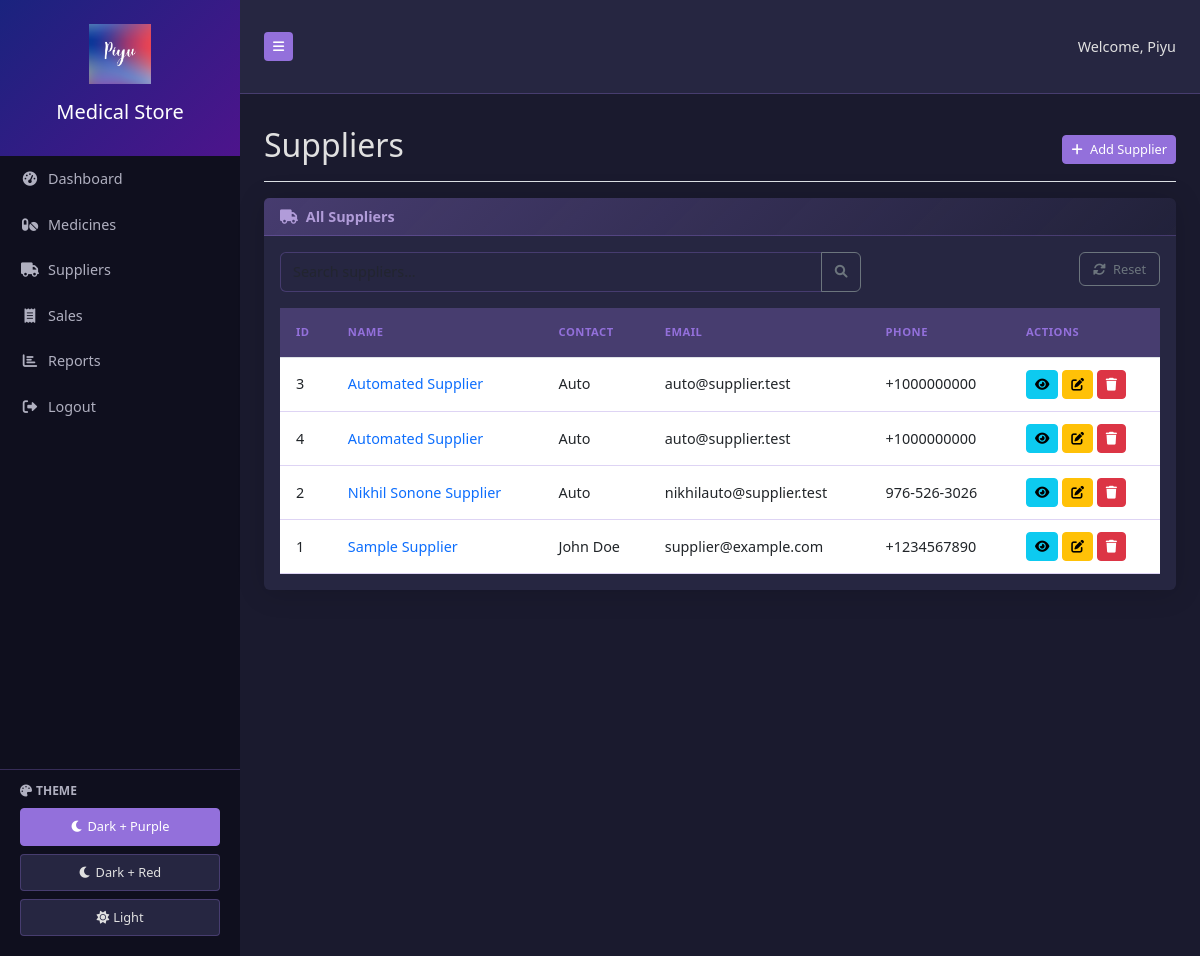
The page /suppliers (signed in) on the database its author committed.
### app.py (models this page shows)
class User(UserMixin, db.Model):
    id = db.Column(db.Integer, primary_key=True)
    username = db.Column(db.String(80), unique=True, nullable=False)
    password_hash = db.Column(db.String(120), nullable=False)
    is_admin = db.Column(db.Boolean, default=False)

class Supplier(db.Model):
    id = db.Column(db.Integer, primary_key=True)
    name = db.Column(db.String(100), nullable=False)
    contact = db.Column(db.String(50), nullable=False)
    email = db.Column(db.String(100))
    phone = db.Column(db.String(20))
    address = db.Column(db.Text)
    gst_number = db.Column(db.String(50))
    created_at = db.Column(db.DateTime, default=datetime.utcnow)
    medicines = db.relationship('Medicine', backref='supplier_ref', lazy=True)
    purchases = db.relationship('Purchase', backref='supplier', lazy=True)

### app.py (the view)
@app.route('/suppliers')
@login_required
def suppliers():
    search = request.args.get('search', '')
    page = request.args.get('page', 1, type=int)
    per_page = 10
    query = Supplier.query
    if search:
        query = query.filter(
            (Supplier.name.ilike(f'%{search}%')) |
            (Supplier.contact.ilike(f'%{search}%')) |
            (Supplier.email.ilike(f'%{search}%'))
        )
    suppliers_pagination = query.order_by(Supplier.name).paginate(page=page, per_page=per_page, error_out=False)
    return render_template('suppliers.html', suppliers=suppliers_pagination, search=search)

### app.py (called while the page is built)
@login_manager.user_loader
def load_user(user_id):
    return User.query.get(int(user_id))

### templates/suppliers.html (shortened to what this page needs)
{% extends "base.html" %}
{% block content %}
<div class="d-flex justify-content-between flex-wrap flex-md-nowrap align-items-center pt-3 pb-2 mb-3 border-bottom">
    <h1 class="h2">Suppliers</h1>
    <div class="btn-toolbar mb-2 mb-md-0">
        <a href="{{ url_for('add_supplier') }}" class="btn btn-sm btn-primary">
            <i class="fas fa-plus me-1"></i> Add Supplier
        </a>
    </div>
</div>
<div class="card mb-4">
    <div class="card-header">
        <i class="fas fa-truck me-1"></i>
        All Suppliers
    </div>
    <div class="card-body">
        <div class="mb-3">
            <form class="row g-3" method="GET" action="{{ url_for('suppliers') }}">
                <div class="col-md-8">
                    <div class="input-group">
                        <input type="text" class="form-control" placeholder="Search suppliers..." name="search" value="{{ search }}">
                        <button class="btn btn-outline-secondary" type="submit">
                            <i class="fas fa-search"></i>
                        </button>
                    </div>
                </div>
                <div class="col-md-4 text-md-end">
                    <a href="{{ url_for('suppliers') }}" class="btn btn-outline-secondary">
                        <i class="fas fa-sync-alt me-1"></i> Reset
                    </a>
                </div>
            </form>
        </div>
        <div class="table-responsive">
            <table class="table table-hover" id="dataTable">
                <thead>
                    <tr>
                        <th>ID</th>
                        <th>Name</th>
                        <th>Contact</th>
                        <th>Email</th>
                        <th>Phone</th>
                        <th>Actions</th>
                    </tr>
                </thead>
                <tbody>
                    {% for supplier in suppliers.items %}
                    <tr>
                        <td>{{ supplier.id }}</td>
                        <td>
                            <a href="{{ url_for('view_supplier', id=supplier.id) }}" class="text-decoration-none">
                                {{ supplier.name }}
                            </a>
                        </td>
                        <td>{{ supplier.contact }}</td>
                        <td>{{ supplier.email or 'N/A' }}</td>
                        <td>{{ supplier.phone or 'N/A' }}</td>
                        <td>
                            <a href="{{ url_for('view_supplier', id=supplier.id) }}" class="btn btn-sm btn-info" title="View">
                                <i class="fas fa-eye"></i>
                            </a>
                            <a href="{{ url_for('view_supplier', id=supplier.id) }}" class="btn btn-sm btn-warning" title="Edit">
                                <i class="fas fa-edit"></i>
                            </a>
                            <a href="#" class="btn btn-sm btn-danger" title="Delete" onclick="return confirm('Are you sure you want to delete this supplier?') ? (window.location.href='#') : false;">
                                <i class="fas fa-trash"></i>
                            </a>
                        </td>
                    </tr>
                    {% else %}
                    <tr>
                        <td colspan="6" class="text-center">No suppliers found. <a href="{{ url_for('add_supplier') }}">Add a new supplier</a> to get started.</td>
                    </tr>
                    {% endfor %}
                </tbody>
            </table>
        </div>
    </div>
</div>
{% endblock %}

### templates/base.html (shortened to what this page needs)
<!DOCTYPE html>
<html lang="en">
<head>
    <link href="https://cdn.jsdelivr.net/npm/bootstrap@5.3.0/dist/css/bootstrap.min.css" rel="stylesheet">
    <link rel="stylesheet" href="https://cdnjs.cloudflare.com/ajax/libs/font-awesome/6.0.0/css/all.min.css">
    <link rel="stylesheet" href="{{ url_for('static', filename='css/style.css') }}">
</head>
<body>
    <div class="d-flex" id="wrapper">
        <div class="bg-dark text-white" id="sidebar-wrapper">
            <div class="sidebar-heading text-center py-4">
                <img src="{{ url_for('static', filename='logo.png') }}" alt="Logo" class="img-fluid mb-2" style="max-height: 60px;">
                <h5 class="mt-2">Medical Store</h5>
            </div>
            <div class="list-group list-group-flush d-flex flex-column" style="min-height: 100vh;">
                <a href="{{ url_for('dashboard') }}" class="list-group-item list-group-item-action">
                    <i class="fas fa-tachometer-alt me-2"></i>Dashboard
                </a>
                <a href="{{ url_for('medicines') }}" class="list-group-item list-group-item-action">
                    <i class="fas fa-pills me-2"></i>Medicines
                </a>
                <a href="{{ url_for('suppliers') }}" class="list-group-item list-group-item-action">
                    <i class="fas fa-truck me-2"></i>Suppliers
                </a>
                <a href="{{ url_for('sales') }}" class="list-group-item list-group-item-action">
                    <i class="fas fa-receipt me-2"></i>Sales
                </a>
                <a href="{{ url_for('reports') }}" class="list-group-item list-group-item-action">
                    <i class="fas fa-chart-bar me-2"></i>Reports
                </a>
                {% if current_user.is_authenticated %}
                    <a href="{{ url_for('logout') }}" class="list-group-item list-group-item-action">
                        <i class="fas fa-sign-out-alt me-2"></i>Logout
                    </a>
                {% endif %}
                <div class="theme-switcher mt-auto">
                    <div class="theme-label">
                        <i class="fas fa-palette me-1"></i>Theme
                    </div>
                    <button class="theme-btn active" onclick="setTheme('dark-purple')">
                        <i class="fas fa-moon me-1"></i>Dark + Purple
                    </button>
                    <button class="theme-btn" onclick="setTheme('dark-red')">
                        <i class="fas fa-moon me-1"></i>Dark + Red
                    </button>
                    <button class="theme-btn" onclick="setTheme('light')">
                        <i class="fas fa-sun me-1"></i>Light
                    </button>
                </div>
            </div>
        </div>
        <div id="page-content-wrapper">
            <nav class="navbar navbar-expand-lg border-bottom" style="background-color: var(--bg-secondary); border-color: var(--border) !important;">
                <div class="container-fluid">
                    <button class="btn btn-sm" id="menu-toggle" style="background-color: var(--accent); color: white;">
                        <i class="fas fa-bars"></i>
                    </button>
                    <div class="ms-auto">
                        <span class="navbar-text" style="color: var(--text-primary);">
                            {% if current_user.is_authenticated %}
                                Welcome, {{ current_user.username }}
                            {% endif %}
                        </span>
                    </div>
                </div>
            </nav>
            <div class="container-fluid px-4 py-3">
                {% block content %}{% endblock %}
            </div>
        </div>
    </div>
</body>
</html>

### static/css/style.css (style rules this page uses)
:root { --light-bg-primary: #f8f9fa; --light-bg-secondary: #ffffff; --light-text-primary: #212529; --light-text-secondary: #6c757d; --light-border: #dee2e6; --light-header-bg: #f8f9fc; --light-accent: #007bff; --dark-purple-bg-primary: #1a1a2e; --dark-purple-bg-secondary: #262641; --dark-purple-text-primary: #e0e0e0; --dark-purple-text-secondary: #b0b0c0; --dark-purple-sidebar-bg: #0f0f1e; --dark-purple-sidebar-header: linear-gradient(135deg, #1a237e 0%, #4d148c 100%); --dark-purple-accent: #9370db; --dark-purple-accent-light: #b19cd9; --dark-purple-accent-hover: rgba(147, 112, 219, 0.3); --dark-purple-border: rgba(147, 112, 219, 0.3); --dark-red-bg-primary: #1a1515; --dark-red-bg-secondary: #2a2025; --dark-red-text-primary: #e8e8e8; --dark-red-text-secondary: #c0c0c0; --dark-red-sidebar-bg: #0f0a0a; --dark-red-sidebar-header: linear-gradient(135deg, #5a1a1a 0%, #8b2323 100%); --dark-red-accent: #d64545; --dark-red-accent-light: #e8a0a0; --dark-red-accent-hover: rgba(214, 69, 69, 0.3); --dark-red-border: rgba(214, 69, 69, 0.3); --bg-primary: var(--dark-purple-bg-primary); --bg-secondary: var(--dark-purple-bg-secondary); --text-primary: var(--dark-purple-text-primary); --text-secondary: var(--dark-purple-text-secondary); --sidebar-bg: var(--dark-purple-sidebar-bg); --sidebar-header: var(--dark-purple-sidebar-header); --accent: var(--dark-purple-accent); --accent-light: var(--dark-purple-accent-light); --accent-hover: var(--dark-purple-accent-hover); --border: var(--dark-purple-border); }
* { transition: background-color 0.3s ease, color 0.3s ease, border-color 0.3s ease; }
body { font-size: 0.9rem; background-color: var(--bg-primary); color: var(--text-primary); }
#sidebar-wrapper { min-height: 100vh; margin-left: -15rem; transition: margin 0.25s ease-out; width: 15rem; background-color: var(--sidebar-bg); }
#sidebar-wrapper .sidebar-heading { padding: 0.875rem 1.25rem; font-size: 1.2rem; background: var(--sidebar-header); color: #fff; }
#sidebar-wrapper .list-group { width: 15rem; background-color: var(--sidebar-bg); }
#page-content-wrapper { min-width: 100vw; background-color: var(--bg-primary); }
.list-group-item { border: none; padding: 0.75rem 1.25rem; font-weight: 500; background-color: var(--sidebar-bg); color: var(--text-secondary); }
.list-group-item i { width: 20px; margin-right: 10px; text-align: center; }
.card { border: none; box-shadow: 0 0.15rem 1.75rem 0 rgba(0, 0, 0, 0.15) !important; margin-bottom: 1.5rem; background-color: var(--bg-secondary); color: var(--text-primary); }
.card-header { background: linear-gradient(135deg, var(--accent-hover) 0%, rgba(0, 0, 0, 0.1) 100%); border-bottom: 1px solid var(--border); font-weight: 600; color: var(--accent-light); }
.table { margin-bottom: 0; color: var(--text-primary); }
.table th { border-top: none; font-weight: 600; text-transform: uppercase; font-size: 0.7rem; letter-spacing: 0.5px; color: var(--accent); padding: 1rem; background-color: var(--accent-hover); }
.table td { vertical-align: middle; padding: 0.75rem 1rem; border-bottom-color: var(--border); }
.btn { font-size: 0.8rem; font-weight: 500; padding: 0.4rem 0.8rem; }
.btn-sm { padding: 0.25rem 0.5rem; }
.btn-primary { background-color: var(--accent); border-color: var(--accent); }
.form-control, .form-select { padding: 0.5rem 0.75rem; font-size: 0.9rem; background-color: var(--bg-secondary); border-color: var(--border); color: var(--text-primary); }
@media (min-width: 768px) { #sidebar-wrapper { margin-left: 0; } }
@media (min-width: 768px) { #page-content-wrapper { min-width: 0; width: 100%; } }
@media (min-width: 768px) { .container-fluid { padding: 1.5rem; } }
.theme-switcher { padding: 0.75rem 1.25rem; border-top: 1px solid var(--border); margin-top: auto; }
.theme-label { display: block; font-size: 0.75rem; font-weight: 600; color: var(--text-secondary); margin-bottom: 0.5rem; text-transform: uppercase; }
.theme-btn { display: block; width: 100%; padding: 0.5rem; margin-bottom: 0.5rem; border: 1px solid var(--border); background-color: var(--bg-secondary); color: var(--text-primary); border-radius: 4px; cursor: pointer; font-size: 0.8rem; font-weight: 500; }
.theme-btn.active { background-color: var(--accent); color: #fff; border-color: var(--accent); }

### rows shown on the page
User: username "Piyu"
Supplier: id "3", name "Automated Supplier", contact "Auto", email "auto@supplier.test", phone "+1000000000"
Supplier: id "4", name "Automated Supplier", contact "Auto", email "auto@supplier.test", phone "+1000000000"
Supplier: id "2", name "Nikhil Sonone Supplier", contact "Auto", email "nikhilauto@supplier.test", phone "976-526-3026"
Supplier: id "1", name "Sample Supplier", contact "John Doe", email "supplier@example.com", phone "+1234567890"
